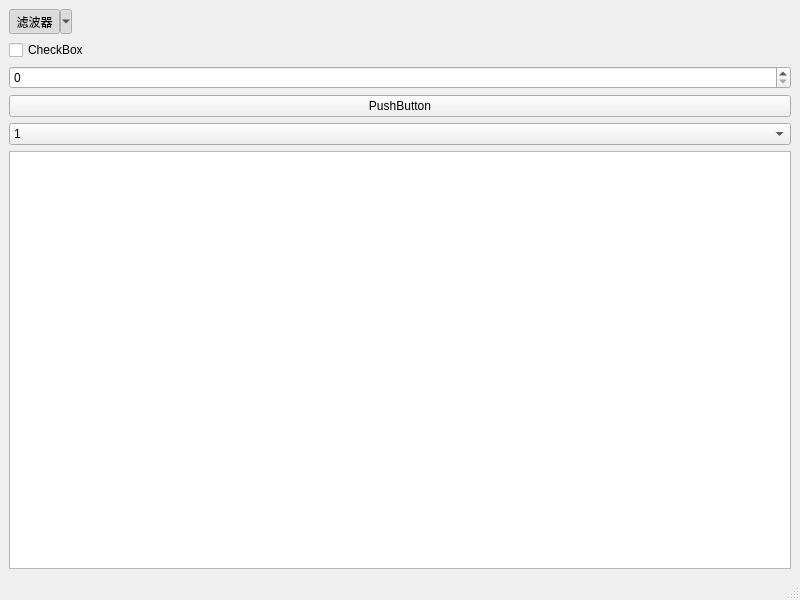
<?xml version="1.0" encoding="UTF-8"?>
<ui version="4.0">
 <class>MainWindow</class>
 <widget class="QMainWindow" name="MainWindow">
  <property name="geometry">
   <rect>
    <x>0</x>
    <y>0</y>
    <width>800</width>
    <height>600</height>
   </rect>
  </property>
  <property name="windowTitle">
   <string>MainWindow</string>
  </property>
  <widget class="QWidget" name="CC">
   <layout class="QVBoxLayout" name="verticalLayout_2">
    <item>
     <layout class="QVBoxLayout" name="LL">
      <item>
       <widget class="QToolButton" name="tb">
        <property name="text">
         <string>滤波器</string>
        </property>
        <property name="checkable">
         <bool>true</bool>
        </property>
        <property name="checked">
         <bool>true</bool>
        </property>
        <property name="autoRepeat">
         <bool>false</bool>
        </property>
        <property name="autoExclusive">
         <bool>false</bool>
        </property>
        <property name="popupMode">
         <enum>QToolButton::MenuButtonPopup</enum>
        </property>
        <property name="toolButtonStyle">
         <enum>Qt::ToolButtonIconOnly</enum>
        </property>
        <property name="autoRaise">
         <bool>false</bool>
        </property>
        <property name="arrowType">
         <enum>Qt::NoArrow</enum>
        </property>
       </widget>
      </item>
      <item>
       <widget class="QCheckBox" name="ck">
        <property name="text">
         <string>CheckBox</string>
        </property>
       </widget>
      </item>
      <item>
       <widget class="QSpinBox" name="sb">
        <property name="maximum">
         <number>6</number>
        </property>
       </widget>
      </item>
      <item>
       <widget class="QPushButton" name="btn_1">
        <property name="text">
         <string>PushButton</string>
        </property>
       </widget>
      </item>
      <item>
       <widget class="QComboBox" name="cb">
        <item>
         <property name="text">
          <string>1</string>
         </property>
        </item>
        <item>
         <property name="text">
          <string>2</string>
         </property>
        </item>
        <item>
         <property name="text">
          <string>3</string>
         </property>
        </item>
        <item>
         <property name="text">
          <string>4</string>
         </property>
        </item>
        <item>
         <property name="text">
          <string>5</string>
         </property>
        </item>
        <item>
         <property name="text">
          <string>6</string>
         </property>
        </item>
       </widget>
      </item>
      <item>
       <widget class="QTextEdit" name="et_test"/>
      </item>
     </layout>
    </item>
   </layout>
  </widget>
  <widget class="QMenuBar" name="menubar">
   <property name="geometry">
    <rect>
     <x>0</x>
     <y>0</y>
     <width>800</width>
     <height>23</height>
    </rect>
   </property>
  </widget>
  <widget class="QStatusBar" name="statusbar"/>
 </widget>
 <resources/>
 <connections/>
</ui>
